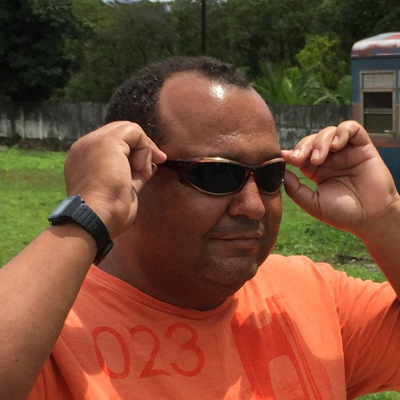
#> input picture 7_Unstructured_Data/Class/data/img.jpg, 400 x 400 px, found by its file name
$ jupyter execute 'Aula_03_Manipulação_de_imagens.ipynb'
#> lines starting #> are read from the running program, lines starting #| are printed output that depends on the picture
[cell 1]
import numpy as np
import PIL.Image as pil

import matplotlib.pyplot as plt

[cell 2]
imagem = plt.imread('img.jpg', format='jpeg')
#> imagem is the input picture: shape (400, 400, 3); mean R, G, B 117.6, 74.3, 51.7

[cell 3]
rgba_image = pil.open('img.jpg')
rgb_image = rgba_image.convert('RGB')
rgb_image

[cell 4]
plt.figure(figsize = (20,6))

plt.imshow(imagem[:,:,:3])

plt.box(False)

plt.title("Imagem no python");

[cell 5]
type(imagem)

[cell 6]
imagem.shape
#> Out = (400, 400, 3)

[cell 7]
img_inv = np.invert(imagem)
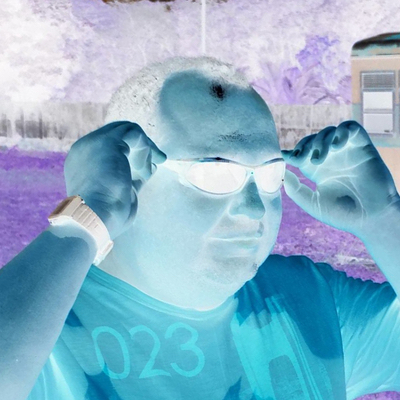
#> img_inv: shape (400, 400, 3); mean R, G, B 137.4, 180.7, 203.3

[cell 8]
plt.figure(figsize = (20,6))

plt.imshow(img_inv)

plt.box(False)

plt.title("Imagem inversa no python")

[cell 9]
img_transposta = np.transpose(imagem)

img_transposta = np.swapaxes(img_transposta, 0, 1)
img_transposta = np.swapaxes(img_transposta, 1, 2)
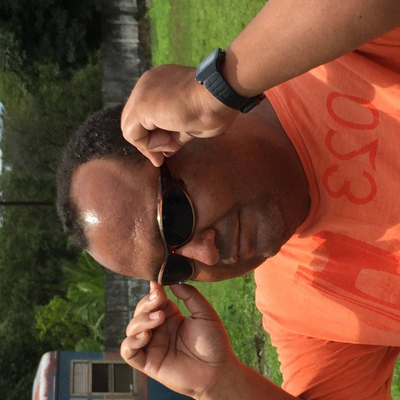
#> img_transposta: shape (400, 400, 3); mean of channels 0, 1, 2 117.6, 74.3, 51.7; drawn as R, G, B

plt.figure(figsize = (6, 20))

plt.imshow(img_transposta)

plt.box(False)

plt.title("Imagem transposta no python")

[cell 10]
R = imagem.copy()

R[:, :, [1,2]] = 0
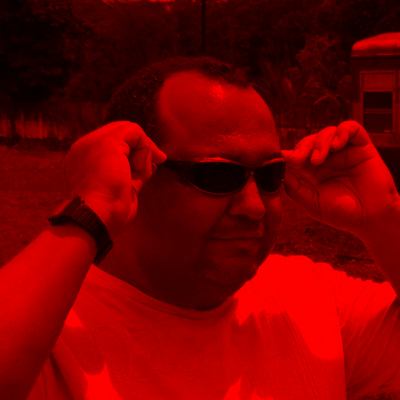
#> R: shape (400, 400, 3); mean R, G, B 117.6, 0, 0

G = imagem.copy()

G[:, :, [0,2]] = 0
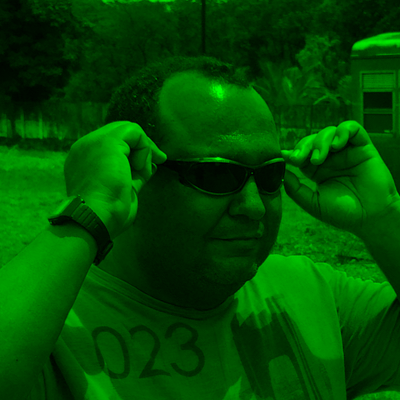
#> G: shape (400, 400, 3); mean R, G, B 0, 74.3, 0

B = imagem.copy()

B[:, :, [0,1]] = 0
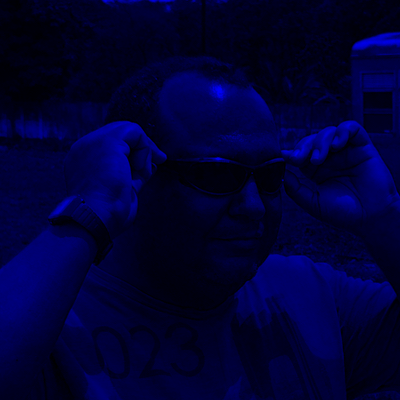
#> B: shape (400, 400, 3); mean R, G, B 0, 0, 51.7

C = imagem.copy()

C[:, :, [0,1,2]] = C[:, :, [0,1,2]] * [0.299, 0.587, 0.114]
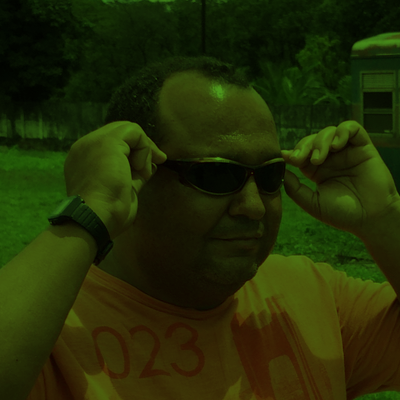
#> C: shape (400, 400, 3); mean R, G, B 34.7, 43.1, 5.4

[cell 11]
plt.figure(figsize = (20, 6))

plt.subplot(1,4,1)
plt.title("Camada R")
plt.imshow(R)
plt.box(False)

plt.subplot(1,4,2)
plt.title("Camada G")
plt.imshow(G)
plt.box(False)

plt.subplot(1,4,3)
plt.title("Camada B")
plt.imshow(B)
plt.box(False)

plt.subplot(1,4,4)
plt.title("Camada C")
plt.imshow(C, cmap ='gray')
plt.box(False)

$ run again, with 7_Unstructured_Data/Class/data/ednaldo1.png saved as 7_Unstructured_Data/Class/data/img.jpg
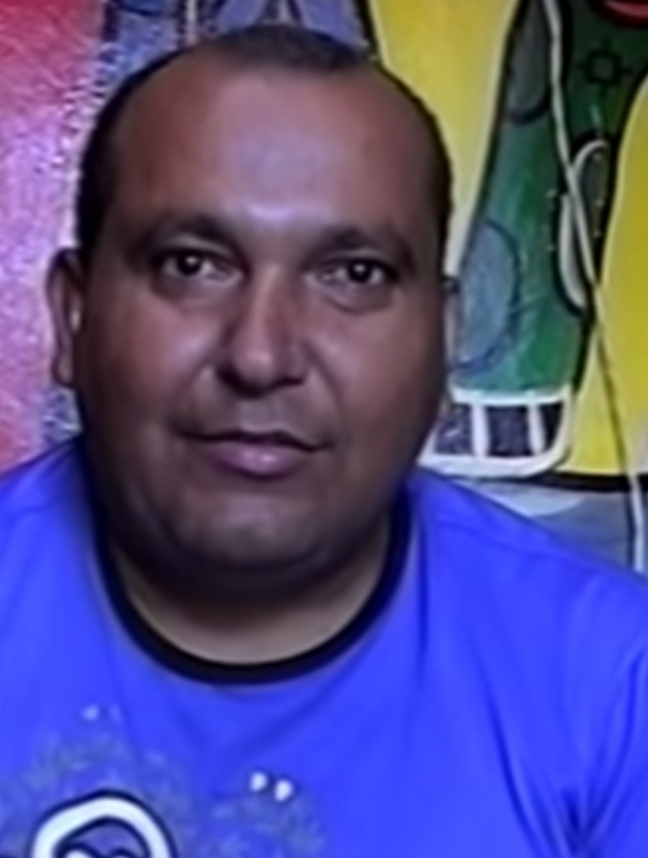
#> input picture 7_Unstructured_Data/Class/data/ednaldo1.png, 648 x 858 px, found by its file name
#> imagem is the input picture: shape (858, 648, 3); mean R, G, B 82.7, 77.8, 137.2
#> `B[:, :, [0,1]] = 0`:
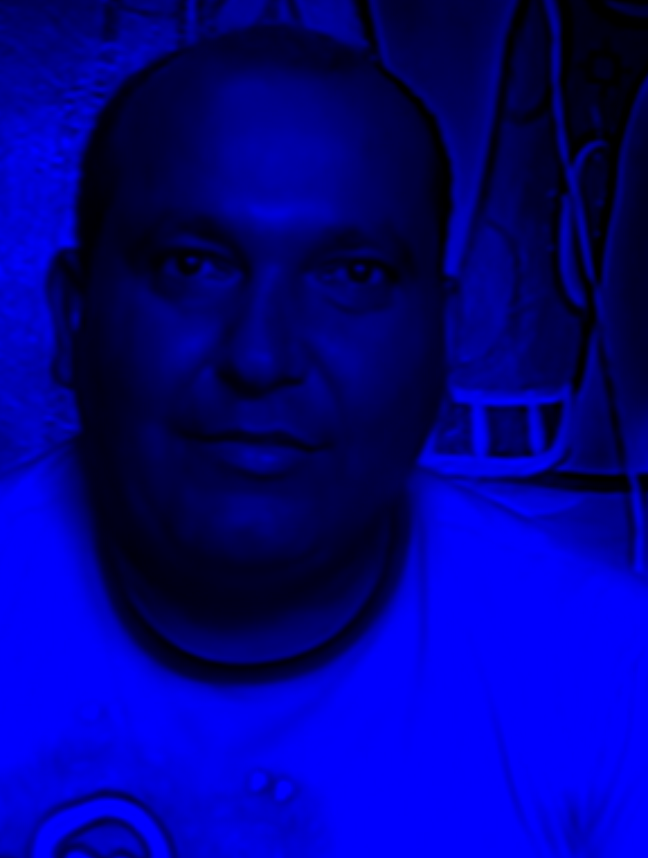
#> B: shape (858, 648, 3); mean R, G, B 0, 0, 137.2
#> `C[:, :, [0,1,2]] = C[:, :, [0,1,2]] * [0.299, 0.587, 0.114]`:
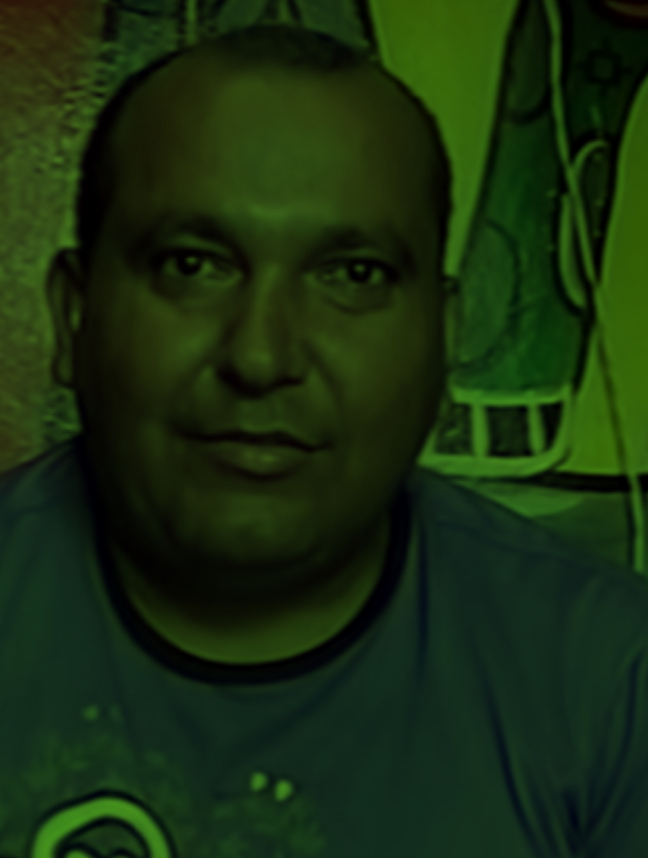
#> C: shape (858, 648, 3); mean R, G, B 24.2, 45.2, 15.2

$ run again, with 7_Unstructured_Data/Class/data/ednaldo2.jpeg copied over 7_Unstructured_Data/Class/data/img.jpg
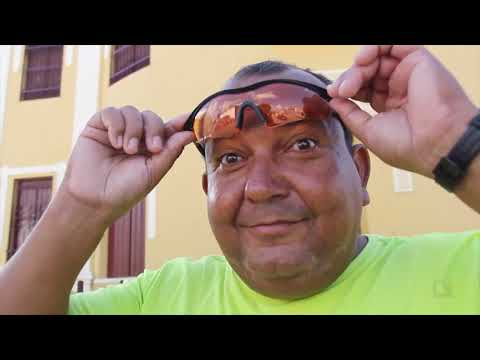
#> input picture 7_Unstructured_Data/Class/data/ednaldo2.jpeg, 480 x 360 px, found by its file name
#> imagem is the input picture: shape (360, 480, 3); mean R, G, B 126.5, 111.9, 93.9
#> `B[:, :, [0,1]] = 0`:
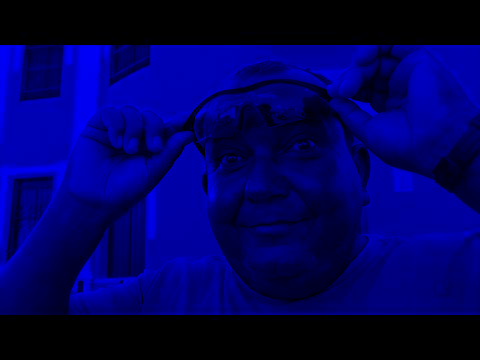
#> B: shape (360, 480, 3); mean R, G, B 0, 0, 93.9
#> `C[:, :, [0,1,2]] = C[:, :, [0,1,2]] * [0.299, 0.587, 0.114]`:
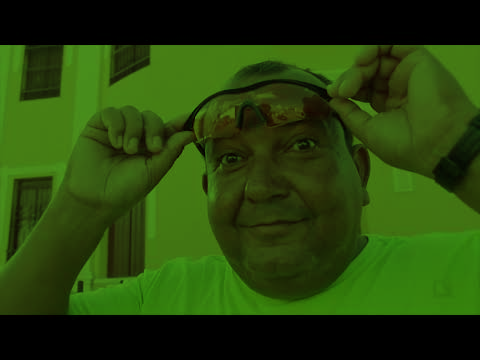
#> C: shape (360, 480, 3); mean R, G, B 37.4, 65.3, 10.3
